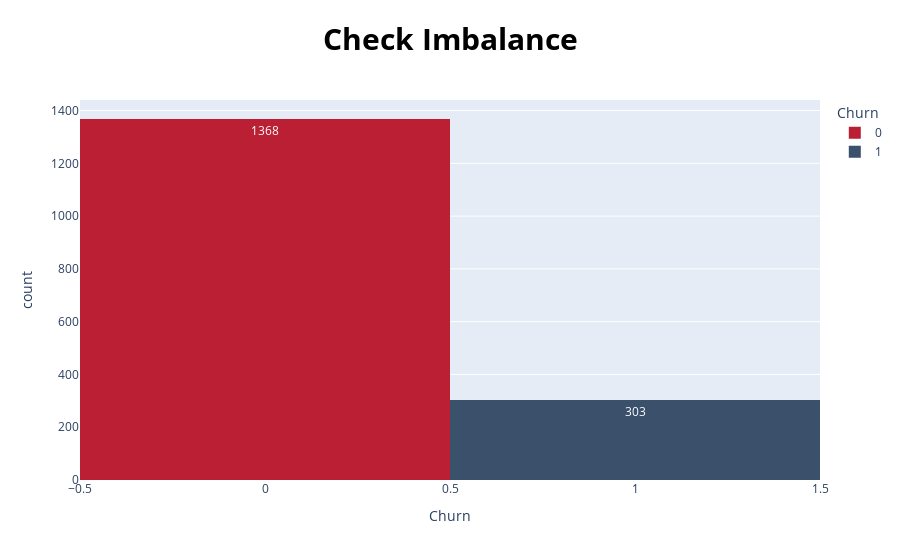

The notebook cell saved with this chart:
### Code cell
fig = px.histogram(ytrain, x="Churn", color="Churn" ,text_auto= True , title="<b>"+'Check Imbalance' , color_discrete_sequence = ['#BA1F33','#3A506B'])

# Customize the plot
fig.update_layout(hovermode='x',title_font_size=30)
fig.update_layout(
title_font_color="black",
template="plotly",
title_font_size=30,
hoverlabel_font_size=20,
title_x=0.5,
xaxis_title='Churn',
yaxis_title='count',
)
fig.show()

### Figure 1 — Plotly figure (JSON) as saved in the notebook; plotly's stock layout.template omitted (floating-point values rounded to 4 significant figures; data arrays with more than 128 entries replaced by an {"elided": "..."} marker saying what was removed)
{"data": [{"alignmentgroup": "True", "bingroup": "x", "hovertemplate": "Churn=%{x}<br>count=%{y}<extra></extra>", "legendgroup": "0", "marker": {"color": "#BA1F33", "pattern": {"shape": ""}}, "name": "0", "offsetgroup": "0", "orientation": "v", "showlegend": true, "texttemplate": "%{value}", "type": "histogram", "x": {"elided": "1368 int values"}, "xaxis": "x", "yaxis": "y"}, {"alignmentgroup": "True", "bingroup": "x", "hovertemplate": "Churn=%{x}<br>count=%{y}<extra></extra>", "legendgroup": "1", "marker": {"color": "#3A506B", "pattern": {"shape": ""}}, "name": "1", "offsetgroup": "1", "orientation": "v", "showlegend": true, "texttemplate": "%{value}", "type": "histogram", "x": {"elided": "303 int values"}, "xaxis": "x", "yaxis": "y"}], "layout": {"barmode": "relative", "hoverlabel": {"font": {"size": 20}}, "hovermode": "x", "legend": {"title": {"text": "Churn"}, "tracegroupgap": 0}, "title": {"font": {"color": "black", "size": 30}, "text": "<b>Check Imbalance", "x": 0.5}, "xaxis": {"anchor": "y", "categoryarray": [0, 1], "categoryorder": "array", "domain": [0, 1], "title": {"text": "Churn"}}, "yaxis": {"anchor": "x", "domain": [0, 1], "title": {"text": "count"}}}}
